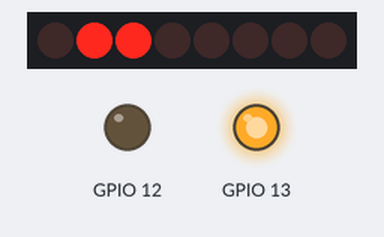
This program was run on a simulated ESP32 board running MicroPython. Shown: 8 shift-register outputs drawn as a row of LEDs (first output left, lit = HIGH), output pins drawn as LEDs (lit = HIGH). Pins used as bus, display or sensor lines are not drawn.

Above: at 12.4 s.
At 13.4 s:
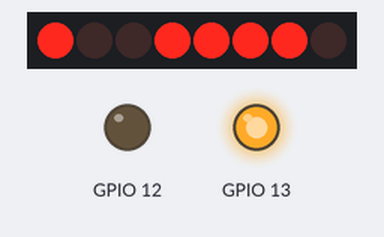
Timing chart, 0 to 15.0 s (numbered marks = the images above):
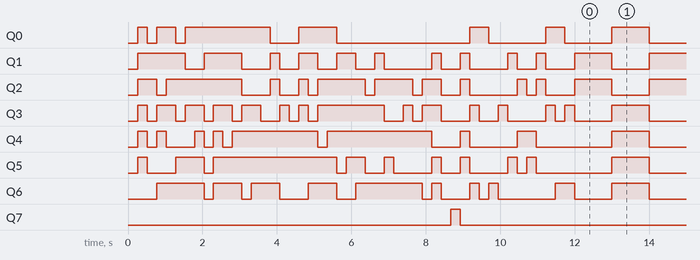

The program:

main.py
```python
import time
import machine
from machine import SPI, Pin
import segdisp1Digit_595

#NUM_1 is an example of a constant that is declared in the segdisp1Digit_595 Module, to make it easier to display what you want. Refer to the segdisp1Digit Module or the README to know what to type into writeToDisplay().


#Initializes pins that will be used for the segment shifter/ display
# in order of  ( SPI OBJECT, RCLCK, OE, CLR)
vspi = SPI(2, baudrate=80000000, polarity=1, phase=0, bits=8, firstbit=0, sck=Pin(18), mosi =Pin(23), miso=Pin(19))
segdisp1Digit_595.initPins_1Digit_595(vspi, 14, 12, 13)

#Tests the display, runs through all visual options.
segdisp1Digit_595.testDisplay_1Digit_595()

#Start of main loop
while (True):
#Writes to the display number 1.


	segdisp1Digit_595.writeToDisplay_1Digit_595(segdisp1Digit_595.NUM_1)
	time.sleep(1)

	segdisp1Digit_595.writeToDisplay_1Digit_595(segdisp1Digit_595.LETTER_E)
	time.sleep(1)
```

segdisp1Digit_595.py
```python
import machine
import time

#############################################################################

#For the ESP-32, to take advantage of the shift register and output to the segment display, we will be using SPI to output bytes to the shift register. The two hardware options for the ESP32 are vspi and hspi, so initialize your pins in the functions below according to the documentation of the ESP32.

# 6 Pins in total are needed for the shift register. 3 for SPI, 3 GPIO Pins.

# Ex. VSPI
# ~~~~~~~~
# SCK = PIN 18 (goes to SH/Clock/SerClock of Segment Shifter)
# MOSI = PIN 23 (goes to DS/SER/Data of Segment Shifter)
# MISO = PIN 19 (does not go to segment shifter)


# Create SPI object
# vspi = SPI(2, baudrate=80000000, polarity=1, phase=0, bits=8, firstbit =0, sck= Pin(18), mosi=Pin(23), miso=Pin(19))


# 3 GPIO Pins

# GPIO  = PIN 14 (goes to Latch/ST of Segment Shifter)
# GPIO  = PIN 12 (goes to OE/Output Enable of Segment Shifter)
# GPIO = PIN 13 ( Goes to Master Reset/ Clear of Segment Shifter)

# In order of (SPI Object, rclk, oe, clr)
# segDisp1Digit.initPins_1Digit_595(vspi, 14, 12, 13)

##############################################################################

#Below are variables used to write to the 1 digit display. A binary string represents which of the 8 segments/pins is high or low, depending on what letter, number, or special visual you want.

#UPPERCASE LETTERS

LETTER_A =   b'\x77'
LETTER_C =   b'\x39'
LETTER_E =   b'\x79'
LETTER_F =   b'\x71'
LETTER_H =   b'\x76'
LETTER_L =   b'\x38'
LETTER_I =   b'\x30'
LETTER_O =   b'\x3F'
LETTER_P =   b'\x73'
LETTER_S =   b'\x6D'
LETTER_G =   b'\x7D'
LETTER_J =   b'\x1E'
LETTER_U =   b'\x3E'


#LOWERCASE LETTERS


LETTER_b =   b'\x7C'
LETTER_c =   b'\x58'
LETTER_d =   b'\x5E'
LETTER_h =   b'\x74'
LETTER_n =   b'\x54'
LETTER_o =   b'\x5C'
LETTER_r =   b'\x50'
LETTER_u =   b'\x1C'
LETTER_y =   b'\x6E'

#Array for testing purposes

letters = [LETTER_A, LETTER_C, LETTER_E, LETTER_F, LETTER_H, LETTER_L, LETTER_I, LETTER_O, LETTER_P, LETTER_S, LETTER_G, LETTER_J, LETTER_U, LETTER_b, LETTER_c, LETTER_d, LETTER_h, LETTER_n, LETTER_o, LETTER_r, LETTER_u, LETTER_y]

#NUMBERS

NUM_0 =   b'\x3F'
NUM_1 =   b'\x06'
NUM_2 =   b'\x5B'
NUM_3 =   b'\x4F'
NUM_4 =   b'\x66'
NUM_5 =   b'\x6D'
NUM_6 =   b'\x7D'
NUM_7 =   b'\x07'
NUM_8 =   b'\x7F'
NUM_9 =   b'\x6F'


#Array for testing purposes

numbers = [ NUM_0, NUM_1, NUM_2, NUM_3, NUM_4, NUM_5, NUM_6, NUM_7, NUM_8, NUM_9]

#SPECIAL

BLANK =   b'\x00'
DP =   b'\x80'
VERTICAL_LINES =   b'\x36'
HORIZONTAL_LINES =   b'\x49'
TOP_LINE =   b'\x01'
MIDDLE_LINE =   b'\x40'
BOTTOM_LINE =   b'\x08'
TOP_VERTICAL_LINES =   b'\x22'
BOTTOM_VERTICAL_LINES =   b'\x14'
LEFT_VERTICAL_LINES =   b'\x30'
RIGHT_VERTICAL_LINES =   b'\x06'
TOP_BOTTOM_LINES =   b'\x09'
TOP_MIDDLE_LINES =   b'\x41'
MIDDLE_BOTTOM_LINES =   b'\x48'
ALL_SEGMENTS =   b'\xFF'

#Array for testing purposes

special = [BLANK, DP, VERTICAL_LINES, HORIZONTAL_LINES, TOP_LINE, MIDDLE_LINE, BOTTOM_LINE, TOP_VERTICAL_LINES, BOTTOM_VERTICAL_LINES, LEFT_VERTICAL_LINES, RIGHT_VERTICAL_LINES, TOP_BOTTOM_LINES, TOP_MIDDLE_LINES, MIDDLE_BOTTOM_LINES, ALL_SEGMENTS]


#Array to hold pin values. Variables are assigned pin values with function initPins_1Digit_595
# SPI OBJECT, RCLK, OE, CLR
pins = [];

def initPins_1Digit_595(spiObject, rclk, oe, clr):

	spi = spiObject
	rclk = machine.Pin(rclk, machine.Pin.OUT)
	oe   = machine.Pin(oe, machine.Pin.OUT)
	clr = machine.Pin(clr, machine.Pin.OUT)

	pins.append(spi)
	pins.append(rclk)
	pins.append(oe)
	pins.append(clr)

	oe.value(0) #output enable
	clr.value(1) # dont reset shift reg


def clearDisplay_1Digit_595():
	pins[3].value(0) #clear shift Reg
	pins[1].value(1) #latch data to output
	pins[1].value(0)
	pins[3].value(1)

def writeToDisplay_1Digit_595(buf):

	pins[0].write(buf)
	pins[1].value(1) #latch data
	pins[1].value(0)
        time.sleep_ms(5)

#function to test display, iterates through all possible display options for the 1 digit display

def testDisplay_1Digit_595():

	for i in numbers:
		time.sleep_ms(250)
		writeToDisplay_1Digit_595(i)
	for j in letters:
		time.sleep_ms(250)
		writeToDisplay_1Digit_595(j)
	for k in special:
		time.sleep_ms(250)
		writeToDisplay_1Digit_595(k)
```

boot.py
```python
# This file is executed on every boot (including wake-boot from deepsleep)
import webrepl
import machine

machine.freq(240000000)
import os
webrepl.start(password = 'x')

# For allowing a connection with ampy, esp osdebug needs to be turned off.
import esp
esp.osdebug(None)
```

Measured:
- by itself, Q0: HIGH → LOW at 0.51 s, → HIGH 0.26 s later, → LOW 0.51 s later, → HIGH 0.26 s later, … (38 changes in this stretch)
- by itself, Q1: HIGH → LOW at 1.5 s, → HIGH 0.51 s later, → LOW 1.0 s later, → HIGH 0.77 s later, … (47 changes in this stretch)
- by itself, Q2: HIGH → LOW at 0.77 s, → HIGH 0.26 s later, → LOW 2.0 s later, → HIGH 0.77 s later, … (47 changes in this stretch)
- by itself, Q3: HIGH → LOW at 0.51 s, → HIGH 0.26 s later, → LOW 0.51 s later, → HIGH 0.26 s later, … (54 changes in this stretch)
- by itself, Q4: HIGH → LOW at 0.51 s, → HIGH 0.26 s later, → LOW 0.26 s later, → HIGH 0.77 s later, … (42 changes in this stretch)
- by itself, Q5: HIGH → LOW at 0.51 s, → HIGH 0.77 s later, → LOW 0.77 s later, → HIGH 0.26 s later, … (44 changes in this stretch)
- by itself, Q6: HIGH → LOW at 2.0 s, → HIGH 0.26 s later, → LOW 0.77 s later, → HIGH 0.26 s later, … (44 changes in this stretch)
